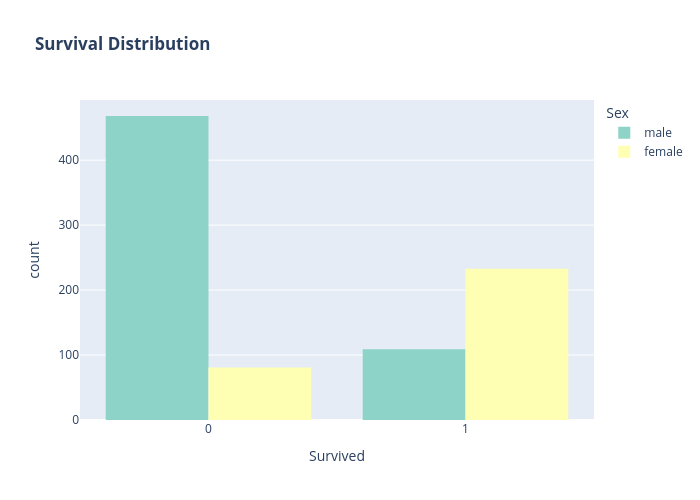

Here is the notebook cell this chart was saved with:
### Code cell
fig_2 = px.histogram(df, x='Survived',
                 color ='Sex',
                 title='<b>Survival Distribution</b>',
                 barmode='group',
                 color_discrete_sequence=px.colors.qualitative.Set3)
fig_2.update_layout(width=700, height=500, bargap=0.2)
fig_2.show()

### Figure 1 — Plotly figure (JSON) as saved in the notebook; plotly's stock layout.template omitted (floating-point values rounded to 4 significant figures; data arrays with more than 128 entries replaced by an {"elided": "..."} marker saying what was removed)
{"data": [{"alignmentgroup": "True", "bingroup": "x", "hovertemplate": "Sex=male<br>Survived=%{x}<br>count=%{y}<extra></extra>", "legendgroup": "male", "marker": {"color": "rgb(141,211,199)", "pattern": {"shape": ""}}, "name": "male", "offsetgroup": "male", "orientation": "v", "showlegend": true, "type": "histogram", "x": {"elided": "577 int values"}, "xaxis": "x", "yaxis": "y"}, {"alignmentgroup": "True", "bingroup": "x", "hovertemplate": "Sex=female<br>Survived=%{x}<br>count=%{y}<extra></extra>", "legendgroup": "female", "marker": {"color": "rgb(255,255,179)", "pattern": {"shape": ""}}, "name": "female", "offsetgroup": "female", "orientation": "v", "showlegend": true, "type": "histogram", "x": {"elided": "314 int values"}, "xaxis": "x", "yaxis": "y"}], "layout": {"bargap": 0.2, "barmode": "group", "height": 500, "legend": {"title": {"text": "Sex"}, "tracegroupgap": 0}, "title": {"text": "<b>Survival Distribution</b>"}, "width": 700, "xaxis": {"anchor": "y", "domain": [0, 1], "title": {"text": "Survived"}}, "yaxis": {"anchor": "x", "domain": [0, 1], "title": {"text": "count"}}}}
